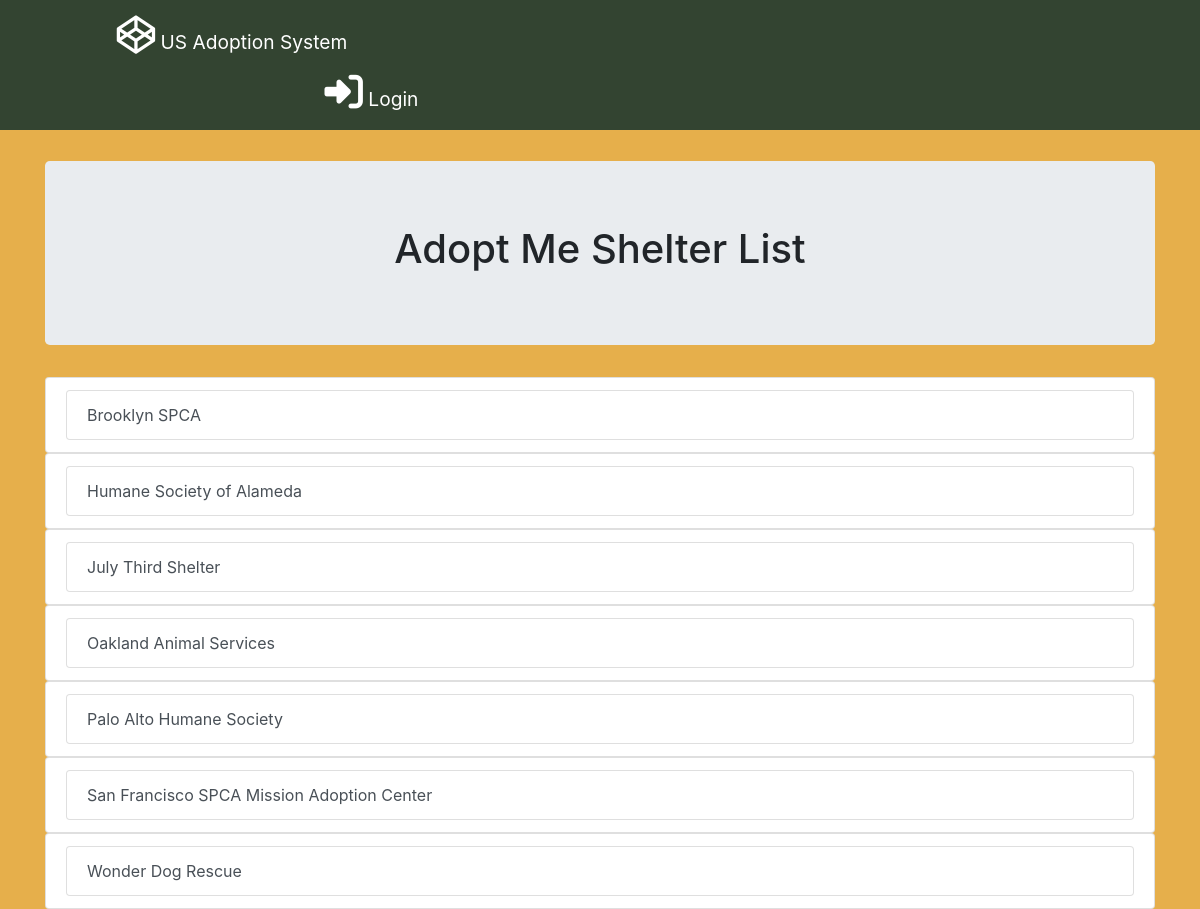
The page /shelters/ on the database its author committed.
### database_setup.py (models this page shows, shortened)
class Shelter(Base):
    __tablename__ = 'shelter'
    id = Column(Integer, primary_key = True)
    name =Column(String(80), nullable = False)
    address = Column(String(250))
    city = Column(String(80))
    state = Column(String(20))
    zipCode = Column(String(5))
    website = Column(String)
    user_id = Column(Integer, ForeignKey('user.id'))
    user = relationship(User)

### project.py (the view)
@app.route('/')
@app.route('/shelters/')
def allShelterList():
    allshelter = session.query(Shelter).order_by(asc(Shelter.name))
    if 'username' not in login_session:
        return render_template(
            'publicshelterlist.html',
            allshelter=allshelter)
    else:
        return render_template('allshelterlist.html', allshelter=allshelter)

### templates/publicshelterlist.html
{% extends "main.html" %}
{% block content %}
{% include "carousel.html" %}
<section class="jumbotron text-center" id="jumbotron-main">
	<div class="container">
		<h1 class="jumbotron-heading ">Adopt Me Shelter List</h1>
	</div>
</section>
	{% for i in allshelter %}
 <ul class="list-group">
	 <li class="list-group-item"><a href="{{url_for('shelterList', shelter_id=i.id)}}" class="list-group-item list-group-item-action">{{i.name}}</a>
	 </li>
</ul>
{% endfor %}
</div>
{% endblock %}

### templates/main.html (shortened to what this page needs)
<!DOCTYPE html>
<html lang="en">
    <head>
        <link rel="stylesheet" href="https://maxcdn.bootstrapcdn.com/bootstrap/4.0.0-alpha.6/css/bootstrap.min.css">
        <link rel=stylesheet type=text/css href="{{ url_for('static', filename='styles.css') }}">
    </head>
	<body class="body-adj">
        <nav class="navbar fixed-top">
            <ul class="nav justify-content-end ">
                <li class="nav-item col-md-10">
                    <a class="nav-link active float-left" href="{{url_for('allShelterList')}}">
                    <i class="fa fa-codepen fa-2x" aria-hidden="true"></i> US Adoption System</a>
                </li>
                {%if 'username' not in session %}
			    <li class="nav-item ">
                    <a class="nav-link active" href="{{url_for('showLogin')}}">
                    <i class="fa fa-sign-in fa-2x" aria-hidden="true"></i> Login</a>
                </li>
			{% else %}
            	<li class="nav-item ">
                    <a class="nav-link active" href="{{url_for('disconnect')}}">
                    <i class="fa fa-sign-out fa-2x" aria-hidden="true"></i> Logout</a>
                </li>
			{% endif %}
        </ul>
        </nav>
		<div class="container">
			{% block content %}
			{% endblock %}
		</div>
	</body>
</html>

### templates/carousel.html (shortened to what this page needs)
<div id="carouselExampleIndicators" class="carousel slide" data-ride="carousel">
  <ol class="carousel-indicators">
    <li data-target="#carouselExampleIndicators" data-slide-to="0" class="active"></li>
    <li data-target="#carouselExampleIndicators" data-slide-to="1"></li>
  </ol>
  <div class="carousel-inner" role="listbox">
    <div class="carousel-item active">
      <div class="carousel-caption d-none d-md-block">
      <h1>Welcome to US Adoptoin System</h1>
    </div>
    </div>
  <a class="carousel-control-prev" href="#carouselExampleIndicators" role="button" data-slide="prev">
  </a>
  <a class="carousel-control-next" href="#carouselExampleIndicators" role="button" data-slide="next">
  </a>
</div>

### static/styles.css (style rules this page uses)
.navbar { background-color:#334431 ; }
.nav-link { color: white; font-size: 1.2em; }
#jumbotron-main { margin-top: 30px; }
.body-adj { background-color: #e6af4b; }
.carousel-item.active, .carousel-item-next, .carousel-item-prev { display: block; }
.carousel { margin-top: 107px; }
.carousel-caption { position: absolute; left:0; width:25%; top:2%; margin-left:5%; }

### rows shown on the page
Shelter: name "Brooklyn SPCA"
Shelter: name "Humane Society of Alameda"
Shelter: name "July Third Shelter"
Shelter: name "Oakland Animal Services"
Shelter: name "Palo Alto Humane Society"
Shelter: name "San Francisco SPCA Mission Adoption Center"
Shelter: name "Wonder Dog Rescue"
